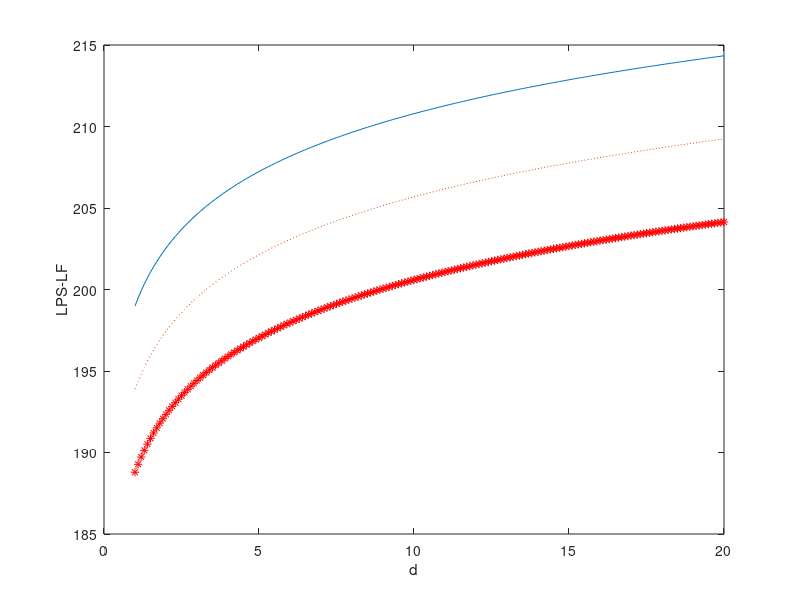

Write MATLAB code to recreate this figure.
clc;
close all;
fc=900;
hb=100;
d=1:0.1:20;
c=3*(10^8);
Lf=(20*log10((4*3.14*fc*d)/c));

hm1=1;
a1=(((1.1*log10(fc))-0.7)*hm1)-((1.56*log10(fc))-0.8);
A1=69.55+(26.16*log10(fc))-(13.82*log10(hb))-a1;
B1=44.9-(6.55*log10(hb));
Lpu1=A1+(B1*log10(d));
Lps1=Lpu1-(2*((log10(fc/28))^2))-5.4;
L1=(Lps1-Lf);

hm2=3;
a2=(((1.1*log10(fc))-0.7)*hm2)-((1.56*log10(fc))-0.8);
A2=69.55+(26.16*log10(fc))-(13.82*log10(hb))-a2;
B2=44.9-(6.55*log10(hb));
Lpu2=A2+(B1*log10(d));
Lps2=Lpu2-(2*((log10(fc/28))^2))-5.4;
L2=(Lps2-Lf);

hm3=5;
a3=(((1.1*log10(fc))-0.7)*hm3)-((1.56*log10(fc))-0.8);
A3=69.55+(26.16*log10(fc))-(13.82*log10(hb))-a3;
B3=44.9-(6.55*log10(hb));
Lpu3=A3+(B3*log10(d));
Lps3=Lpu3-(2*((log10(fc/28))^2))-5.4;
L3=(Lps3-Lf);

plot(d,L1,d,L2,':',d,L3,':r*')
xlabel('d')
ylabel('LPS-LF')